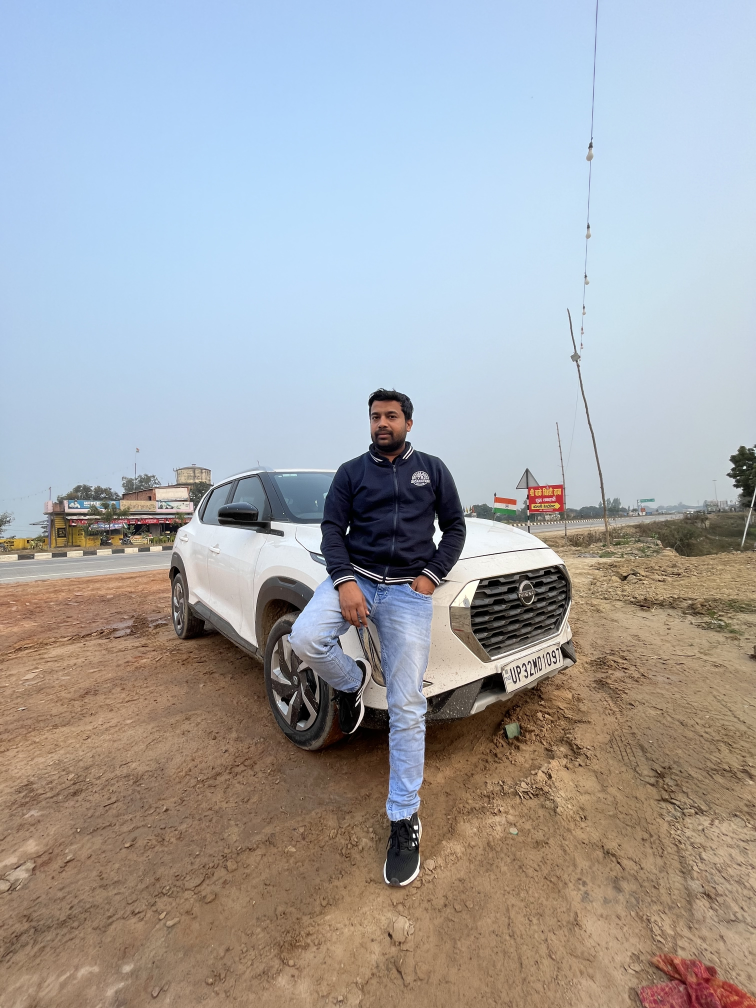
#> input picture level1/froggy.jpg, 3024 x 4032 px (shown at 1/4 size)
$ jupyter execute --allow-errors computer_vision.ipynb
#> lines starting #> are read from the running program, lines starting #| are printed output that depends on the picture
import open cv

[cell 1]
import cv2
import numpy as np
import matplotlib.pyplot as plt

[cell 2]
a=cv2.imread('froggy.jpg')
#> a is the input picture: shape (4032, 3024, 3); mean B, G, R 167.7, 165.2, 164.3
print(a.shape)
#| (4032, 3024, 3)

[cell 3]
plt.imshow(a)

[cell 4]
b=cv2.cvtColor(a,cv2.COLOR_BGR2GRAY)
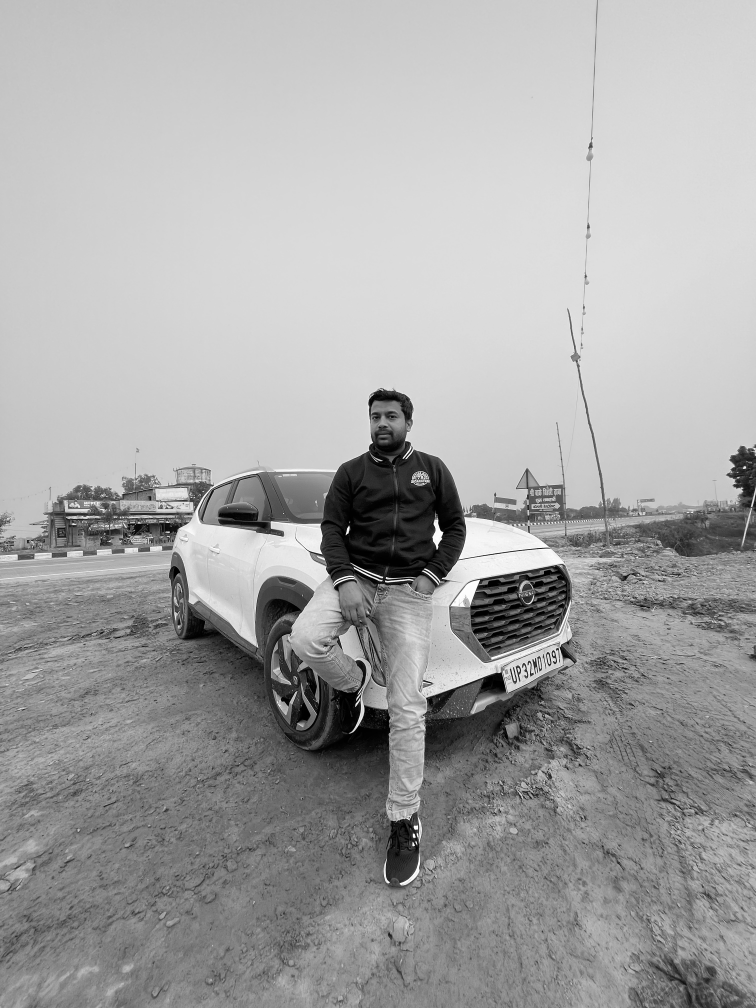
#> b: shape (4032, 3024) (shown at 1/4 size); min 0, max 255, mean 165.2
plt.imshow(b,cmap='gray')

[cell 5]
c=cv2.cvtColor(a,cv2.COLOR_BGR2GRAY)
plt.imshow(c)

[cell 6]
d=cv2.imread(r'C:\Users\rites\OneDrive\Documents\python_data_analytics\level1\froggy.jpg')
plt.imshow(d)

[cell 7]
#resize by resolution
print(a.shape)
#| (4032, 3024, 3)
ar=cv2.resize(c,(1600,500) )
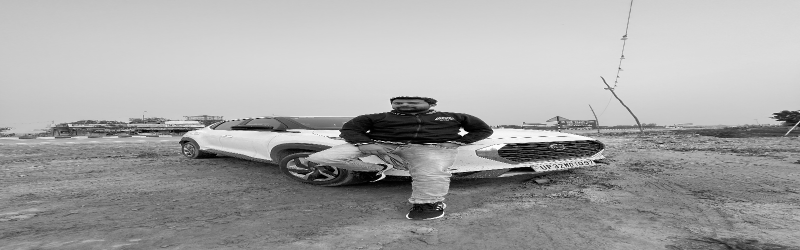
#> ar: shape (500, 1600) (shown at 1/2 size); min 0, max 255, mean 165.1
plt.imshow(ar)

#> (a cell that did not finish here is left out)

[cell 9]
#apply blur
cblur=cv2.GaussianBlur(c,(11,51),0)
plt.imshow(cblur)
